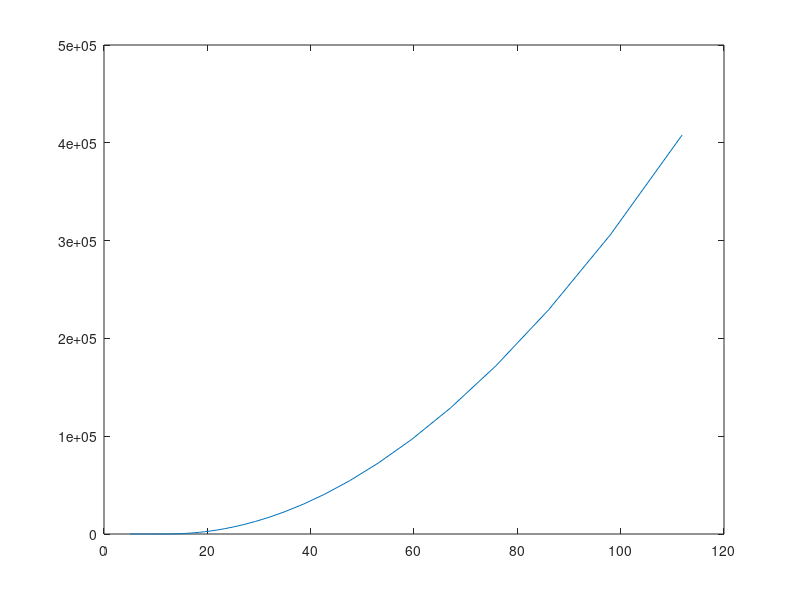

This figure's MATLAB source:
clear all; close all

LETa_3 = 4.08E05;
LETb_3 = 2.88;
LETc_3 = 22.5;
LETd_3 = 0.142;

LETa_u = 94.8;
LETb_u = 1.56;
LETc_u = 17.1;
LETd_u = 0.122;

LET_Es_3 = @(Es) LETa_3 .* exp(-LETb_3.*Es) + LETc_3 .* exp(-LETd_3.*Es)
LET_Es_u = @(Es) LETa_u .* exp(-LETb_u.*Es) + LETc_u .* exp(-LETd_u.*Es)

E = 0:0.1:10;
LET3 = LET_Es_3(E);
LET3u = LET_Es_u(E);

plot(LET3u,LET3)

LETproblem = [5.39
7.45
1.17
1.88
2.19
2.50
3.23
4.23
5.44
6.56
7.21
7.90
9.27
0.86
1.16
1.61
2.33
3.08
4.07
5.01
6.28
7.23
8.35];
LETproblem = LETproblem(LETproblem>5.3);
LETsolution = interp1(LET3u, LET3, LETproblem)